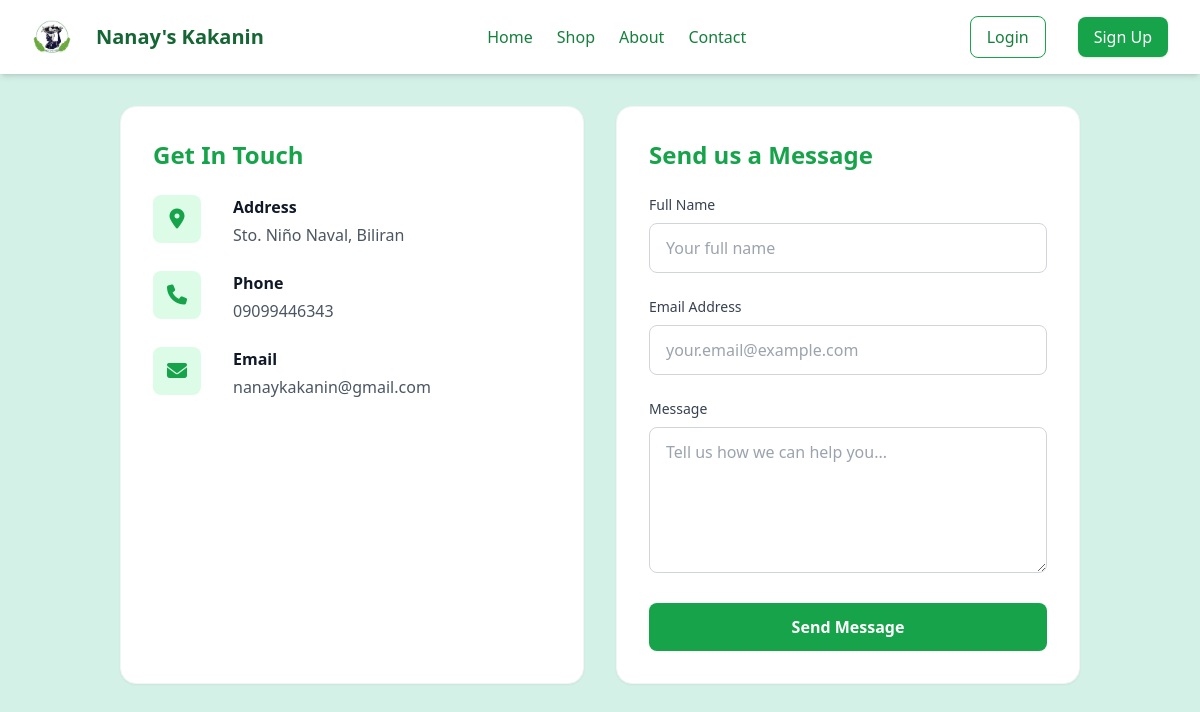
Page /contact/ on the committed database.
### kakanin/models.py (models this page shows, shortened)
class ContactInfo(models.Model):
    address = models.CharField(max_length=255)
    phone = models.CharField(max_length=30)
    email = models.EmailField(blank=True)
    gcash_number = models.CharField(max_length=20, blank=True, help_text="GCash account number for payments")
    map_link = models.URLField(blank=True)
    facebook = models.URLField(blank=True)
    instagram = models.URLField(blank=True)
    tiktok = models.URLField(blank=True)
    updated_at = models.DateTimeField(auto_now=True)
    class Meta:
        verbose_name_plural = "Contact info"

### kakanin/views.py (the view)
# urls.py: path('contact/', views.contact, name="contact"),
def contact(request):
    if request.user.is_authenticated:
        return redirect('messages_inbox')
    contact_obj = ContactInfo.objects.order_by("-updated_at").first()
    return render(request, "kakanin/contact.html", {"contact": contact_obj})

### kakanin/context_processors.py (called while the page is built, shortened)
def navbar_counts(request):
    context = {
        'unread_notifications_count': 0,
        'unread_messages_count': 0,
        'total_cart_count': 0,
        'recent_notifications': [],
        'message_conversations': [],
        'admin_unread_notifications_count': 0,
        'admin_recent_notifications': [],
    }
    return context

### kakanin/templates/kakanin/contact.html (shortened to what this page needs)
{% load static %}
<!DOCTYPE html>
<html lang="en">
<head>
  <script src="{% static 'kakanin/js/tailwind.js' %}"></script>
  <link rel="stylesheet" href="{% static 'kakanin/dist/output.css' %}">
  <link rel="stylesheet" href="{% static 'kakanin/css/fontawesome/all.min.css' %}" />
</head>
<body class="{% if user.is_authenticated and not user.is_superuser %}bg-gray-50 flex h-screen{% endif %}" style="{% if not user.is_authenticated or user.is_superuser %}background-color: #d4f1e8;{% endif %}">
{% if user.is_authenticated and not user.is_superuser %}
{% else %}
  <header class="bg-white shadow-md">
    <div class="max-w-7xl mx-auto flex items-center px-8 py-4">
      <div class="flex items-center space-x-3">
        <img src="{% static 'kakanin/img/logo.png' %}" alt="Logo" class="h-10 w-10 rounded-full">
        <span class="text-xl font-bold text-green-800">Nanay's Kakanin</span>
      </div>
      <nav class="hidden md:flex items-center space-x-6 text-green-700 font-medium flex-1 justify-center">
        <a href="{% url 'home' %}" class="hover:text-green-500">Home</a>
        <a href="{% url 'shop' %}" class="hover:text-green-500">Shop</a>
        <a href="{% url 'about' %}" class="hover:text-green-500">About</a>
        <a href="{% url 'contact' %}" class="hover:text-green-500">Contact</a>
      </nav>
      <div class="flex items-center space-x-4">
        <a href="{% url 'login' %}" class="px-4 py-2 border border-green-600 text-green-700 rounded-lg hover:bg-green-100">Login</a>
        <a href="{% url 'signup' %}" class="px-4 py-2 bg-green-600 text-white rounded-lg shadow hover:bg-green-700">Sign Up</a>
      </div>
    </div>
  </header>
  <main class="max-w-5xl mx-auto p-6 md:p-8">
    <div class="grid grid-cols-1 lg:grid-cols-2 gap-8">
      <div class="bg-white rounded-2xl shadow-sm border border-gray-100 p-8">
        <h2 class="text-2xl font-bold text-green-600 mb-6">Get In Touch</h2>
        {% if contact %}
          <div class="space-y-6">
            {% if contact.address %}
            <div class="flex items-start space-x-4">
              <div class="w-12 h-12 bg-green-100 rounded-lg flex items-center justify-center flex-shrink-0">
                <i class="fas fa-location-dot text-green-600 text-xl"></i>
              </div>
              <div>
                <h3 class="font-semibold text-gray-900 mb-1">Address</h3>
                <p class="text-gray-600">{{ contact.address }}</p>
              </div>
            </div>
            {% endif %}
            {% if contact.phone %}
            <div class="flex items-start space-x-4">
              <div class="w-12 h-12 bg-green-100 rounded-lg flex items-center justify-center flex-shrink-0">
                <i class="fas fa-phone text-green-600 text-xl"></i>
              </div>
              <div>
                <h3 class="font-semibold text-gray-900 mb-1">Phone</h3>
                <p class="text-gray-600">{{ contact.phone }}</p>
              </div>
            </div>
            {% endif %}
            {% if contact.email %}
            <div class="flex items-start space-x-4">
              <div class="w-12 h-12 bg-green-100 rounded-lg flex items-center justify-center flex-shrink-0">
                <i class="fas fa-envelope text-green-600 text-xl"></i>
              </div>
              <div>
                <h3 class="font-semibold text-gray-900 mb-1">Email</h3>
                <p class="text-gray-600">{{ contact.email }}</p>
              </div>
            </div>
            {% endif %}
          </div>
        {% else %}
          <div class="text-gray-500">No contact information yet.</div>
        {% endif %}
      </div>
      <div class="bg-white rounded-2xl shadow-sm border border-gray-100 p-8">
        <h2 class="text-2xl font-bold text-green-600 mb-6">Send us a Message</h2>
        <form class="space-y-6" method="post" action="{% url 'submit_feedback' %}">
          <div>
            <label for="name" class="block text-sm font-medium text-gray-700 mb-2">Full Name</label>
            <input type="text" id="name" name="name" class="w-full px-4 py-3 border border-gray-300 rounded-lg focus:ring-2 focus:ring-green-500 focus:border-transparent" placeholder="Your full name">
          </div>
          <div>
            <label for="email" class="block text-sm font-medium text-gray-700 mb-2">Email Address</label>
            <input type="email" id="email" name="email" class="w-full px-4 py-3 border border-gray-300 rounded-lg focus:ring-2 focus:ring-green-500 focus:border-transparent" placeholder="your.email@example.com">
          </div>
          <div>
            <label for="message" class="block text-sm font-medium text-gray-700 mb-2">Message</label>
            <textarea id="message" name="message" rows="5" class="w-full px-4 py-3 border border-gray-300 rounded-lg focus:ring-2 focus:ring-green-500 focus:border-transparent" placeholder="Tell us how we can help you..."></textarea>
          </div>
          <button type="submit" class="w-full bg-green-600 text-white py-3 px-6 rounded-lg font-semibold hover:bg-green-700 transition-colors">Send Message</button>
        </form>
      </div>
    </div>
  </main>
{% endif %}
</body>
</html>

### rows in the picture
ContactInfo: address "Sto. Niño Naval, Biliran", phone "09099446343", email "nanaykakanin@gmail.com"
